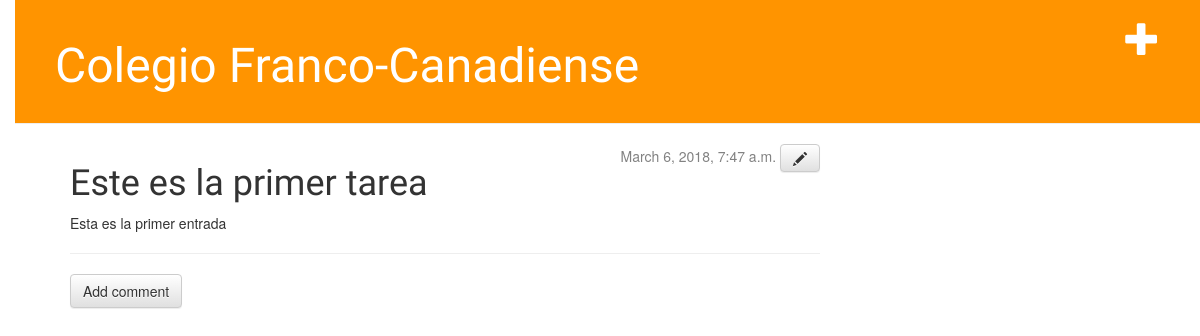
The app's page /post/1/ with its own data.
### blog/models.py (models this page shows, shortened)
class Post(models.Model):
        author = models.ForeignKey('auth.User', on_delete=models.CASCADE)
        title = models.CharField(max_length=200)
        text = models.TextField()
        created_date = models.DateTimeField(
                default=timezone.now)
        published_date = models.DateTimeField(
                blank=True, null=True)

### blog/views.py (the view)
# urls.py: url(r'^post/(?P<pk>[0-9]+)/$', views.post_detail, name='post_detail'),
def post_detail(request, pk):
    post = get_object_or_404(Post, pk=pk)
    return render(request, 'blog/post_detail.html', {'post': post})

### blog/templates/blog/post_detail.html (shortened to what this page needs)
    {% extends 'blog/base.html' %}
{% block content %}
    <div class="date">
    {% if post.published_date %}
        {{ post.published_date }}
    {% endif %}
    <a class="btn btn-default" href="{% url 'post_edit' pk=post.pk %}"><span class="glyphicon glyphicon-pencil"></span></a>
    </div>
    <h1>{{ post.title }}</h1>
    <p>{{ post.text|linebreaksbr }}</p>
	<hr>
	<a class="btn btn-default" href="{% url 'add_comment_to_post' pk=post.pk %}">Add comment</a>
{% endblock %}

### blog/static/css/blog.css (style rules this page uses)
body { padding-left: 15px; }
h1, h2, h3, h4 { font-family: 'Lobster', cursive; }
.date { float: right; color: #828282; }

### records on screen
Post: published_date "March 6, 2018, 7:47 a.m.", title "Este es la primer tarea", text "Esta es la primer entrada"
